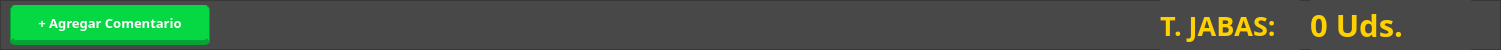
    <widget class="QFrame" name="frmTotalPresentaciones">
     <property name="geometry">
      <rect>
       <x>419</x>
       <y>590</y>
       <width>1501</width>
       <height>50</height>
      </rect>
     </property>
     <property name="styleSheet">
      <string notr="true">background-color: rgb(72, 72, 72);</string>
     </property>
     <property name="frameShape">
      <enum>QFrame::StyledPanel</enum>
     </property>
     <property name="frameShadow">
      <enum>QFrame::Raised</enum>
     </property>
     <widget class="QLabel" name="txtCantidadDeJabas">
      <property name="geometry">
       <rect>
        <x>1160</x>
        <y>0</y>
        <width>140</width>
        <height>50</height>
       </rect>
      </property>
      <property name="font">
       <font>
        <family>Poppins</family>
        <pointsize>20</pointsize>
        <weight>75</weight>
        <bold>true</bold>
       </font>
      </property>
      <property name="styleSheet">
       <string notr="true">color: #FFD100;</string>
      </property>
      <property name="text">
       <string>T. JABAS:</string>
      </property>
     </widget>
     <widget class="QLabel" name="txtCantJabasTotales">
      <property name="geometry">
       <rect>
        <x>1310</x>
        <y>0</y>
        <width>161</width>
        <height>50</height>
       </rect>
      </property>
      <property name="font">
       <font>
        <family>Poppins</family>
        <pointsize>23</pointsize>
        <weight>75</weight>
        <bold>true</bold>
       </font>
      </property>
      <property name="styleSheet">
       <string notr="true">color: #FFD100;</string>
      </property>
      <property name="text">
       <string>0 Uds.</string>
      </property>
     </widget>
     <widget class="QPushButton" name="btnAgregarComentario">
      <property name="geometry">
       <rect>
        <x>10</x>
        <y>5</y>
        <width>200</width>
        <height>40</height>
       </rect>
      </property>
      <property name="font">
       <font>
        <family>Poppins</family>
        <pointsize>10</pointsize>
        <weight>75</weight>
        <bold>true</bold>
       </font>
      </property>
      <property name="cursor">
       <cursorShape>PointingHandCursor</cursorShape>
      </property>
      <property name="styleSheet">
       <string notr="true">QPushButton {
    background-color: #05d842;
    color: rgb(255, 255, 255);
    border: none;
    border-radius: 5px;
    border-left: 1px solid #05a333;
    border-right: 1px solid #05a333;
    border-bottom: 5px solid #05a333;
}

QPushButton:hover {
    background-color: #06bd3b;
}

QPushButton:pressed {
    background-color: #04852a;
}</string>
      </property>
      <property name="text">
       <string>+ Agregar Comentario</string>
      </property>
     </widget>
    </widget>
